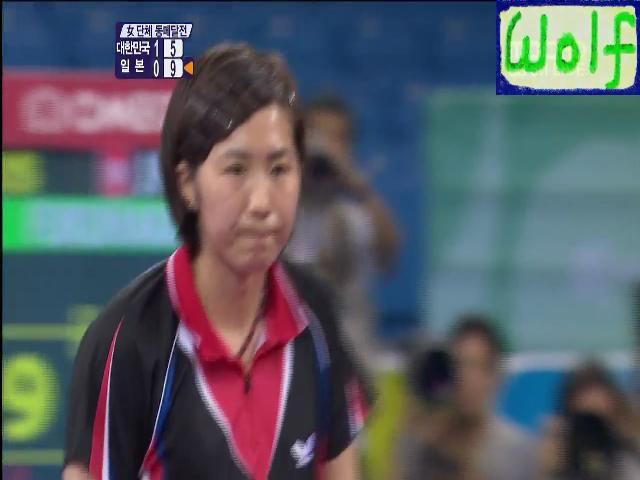
%> input picture release/0.jpg, 640 x 480 px
$ octave --eval "result = get_motion_image;"   (GNU Octave 9; MATLAB toolbox functions it lacks are replaced by stand-ins)
%> lines starting %> are read from the running program, lines starting %| are printed output that depends on the picture
function [img] = get_motion_image()
img1 = imread('0.jpg');
%> img1 is the input picture: size 480x640x3 uint8; mean R, G, B 86.6, 91.8, 99.4
img2 = imread('2.jpg');
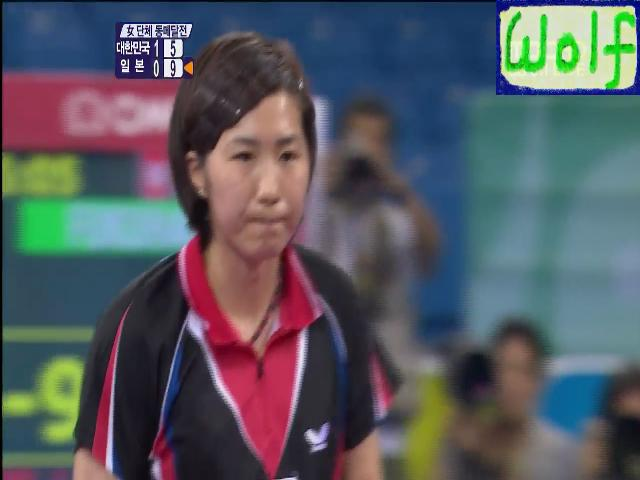
%> input picture release/2.jpg, 640 x 480 px
%> img2 is the input picture: size 480x640x3 uint8; mean R, G, B 86.5, 90, 96.8
img3 = imread('4.jpg');
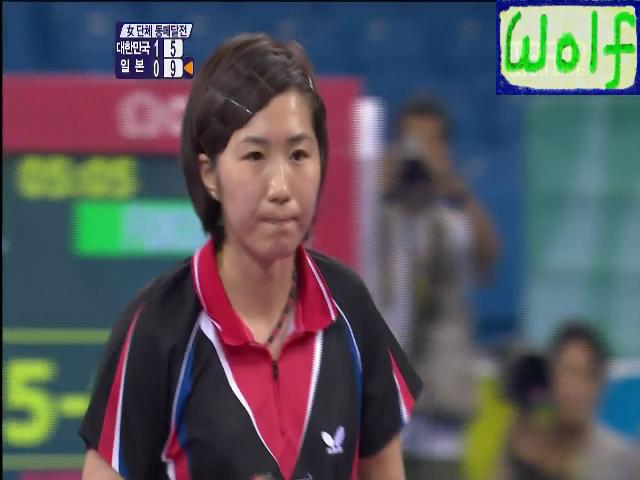
%> input picture release/4.jpg, 640 x 480 px
%> img3 is the input picture: size 480x640x3 uint8; mean R, G, B 88.3, 87.1, 93.5
img1 = img1 ./ 3;
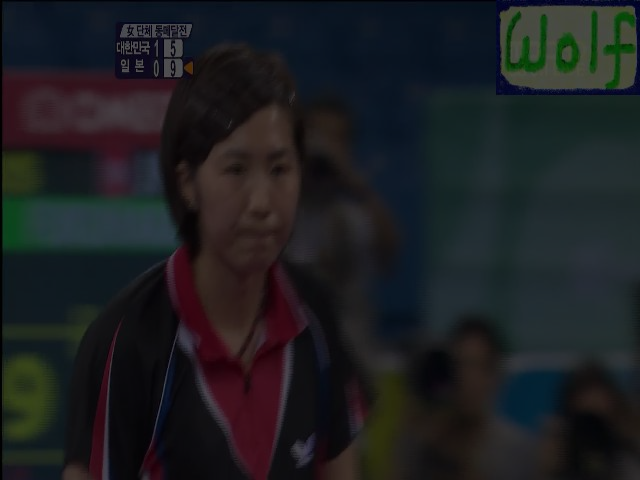
%> img1: size 480x640x3 uint8; mean R, G, B 28.9, 30.6, 33.1
img2 = img2 ./ 3;
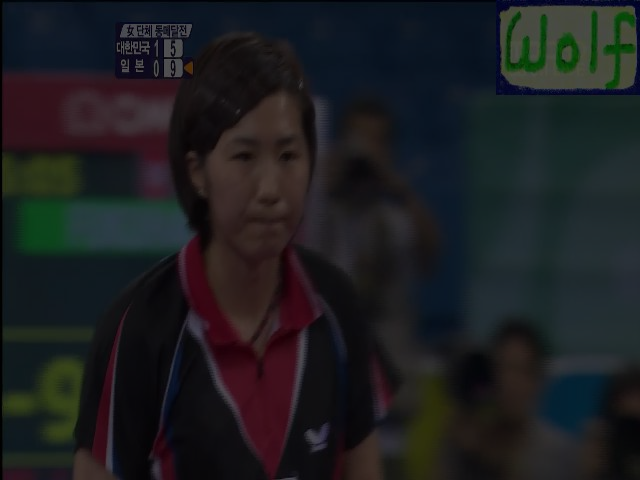
%> img2: size 480x640x3 uint8; mean R, G, B 28.8, 30, 32.3
img3 = img3 ./ 3;
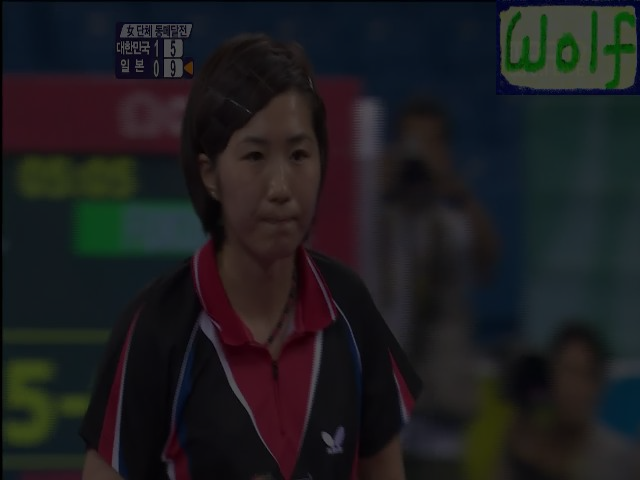
%> img3: size 480x640x3 uint8; mean R, G, B 29.4, 29, 31.2
img = img1 + img2 + img3;
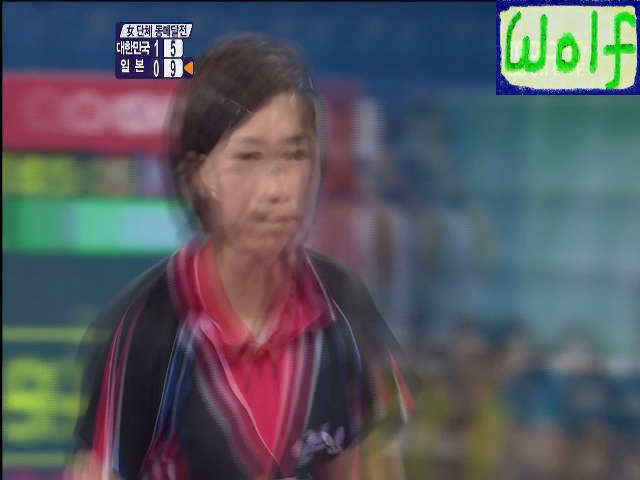
%> img: size 480x640x3 uint8; mean R, G, B 87.2, 89.6, 96.6
imwrite(img, 'merge.jpg', 'jpg');
